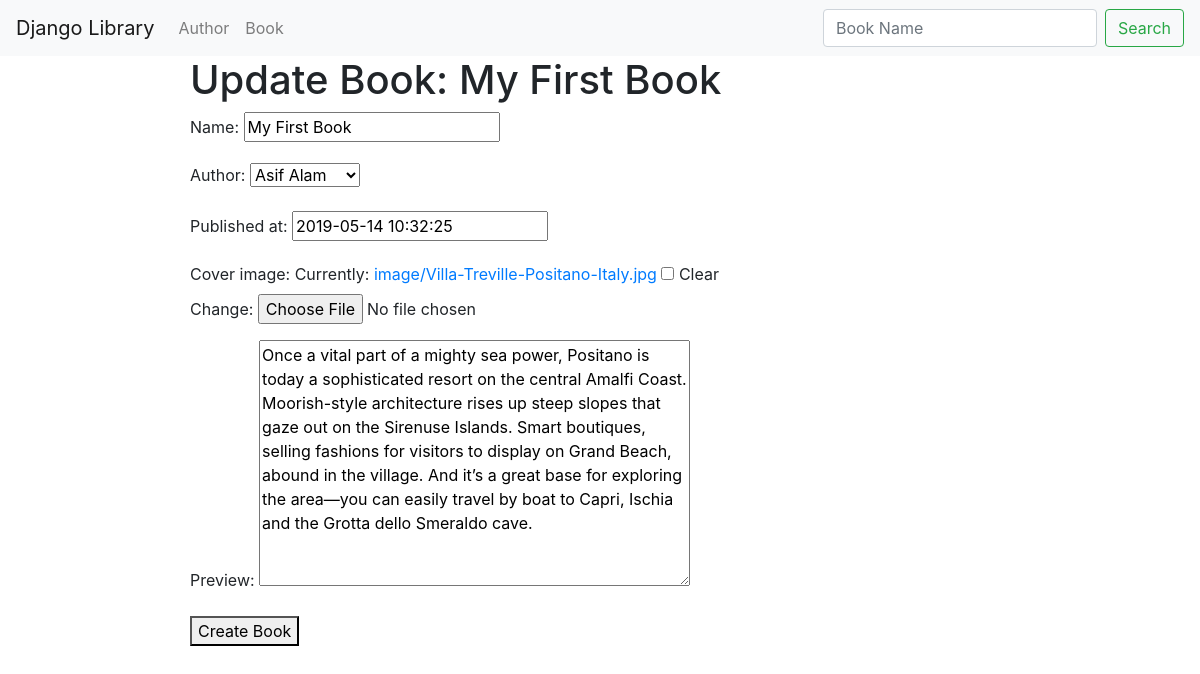
The page /books/1/edit (signed in) on the database its author committed.
### book/models.py (models this page shows, shortened)
class Book(models.Model):
    name = models.CharField(max_length=120)
    author = models.ForeignKey(Author, default=1, null=True, on_delete=models.SET_NULL)
    published_at = models.DateTimeField(auto_now=False, auto_now_add=False, null=True, blank=True)
    preview = models.TextField(null=True, blank=True)
    cover_image = models.ImageField(upload_to='image/', blank=True, null=True)
    user = models.ForeignKey(User, default=1, null=True, on_delete=models.SET_NULL)
    created_at = models.DateTimeField(auto_now_add=True)
    updated_at = models.DateTimeField(auto_now=True)
    objects = BookManager()
    class Meta:
        ordering = ['-created_at', '-updated_at']

### author/models.py (models this page shows, shortened)
class Author(models.Model):
    name = models.CharField(max_length=120)
    phone = models.CharField(unique=True, max_length=15)
    email = models.CharField(unique=True, max_length=120, validators=[validate_email])
    user = models.ForeignKey(User, default=1, null=True,
                             on_delete=models.SET_NULL)
    created_at = models.DateTimeField(auto_now_add=True)
    updated_at = models.DateTimeField(auto_now=True)
    def __str__(self):
        return self.name
    class Meta:
        ordering = ['-created_at', '-updated_at']

### book/views.py (the view)
# urls.py: path('books/<int:id>/edit', book_update),
@staff_member_required
def book_update(request, id):
    obj = get_object_or_404(Book, id=id)
    form = BookModelForm(request.POST or None, instance=obj)
    if form.is_valid():
        form.save()
    template_name = 'book/form.html'
    context = {"form": form, "title": f"Update Book: {obj.name}"}
    return render(request, template_name, context)

### book/forms.py
class BookModelForm(forms.ModelForm):
    class Meta:
        model = Book
        fields = ['name', 'author', 'published_at', 'cover_image', 'preview']

### book/models.py (called while the page is built)
    def get_queryset(self):
        return BookQuerySet(self.model, using=self._db)

### templates/book/form.html (shortened to what this page needs)
{% extends "base.html" %}
{% block content %}
{% if title %}
<h1>{{ title }}</h1>
{% endif %}
<form method="POST" action="{{request.path}}" enctype="multipart/form-data">
    {{ form.as_p }}
    <button type="submit">Create Book</button>
</form>
{% endblock %}

### templates/base.html (shortened to what this page needs)
<!DOCTYPE html>
<html lang="en">
  <head>
    <link
      rel="stylesheet"
      href="https://stackpath.bootstrapcdn.com/bootstrap/4.3.1/css/bootstrap.min.css"
    />
    <link rel="stylesheet" href="//code.jquery.com/ui/1.12.1/themes/base/jquery-ui.css">
    <link rel="stylesheet" href="/static/jquery_ui/jquery-ui.min.css">
  </head>
  <body>
    {% include 'navbar.html' %}
    <div class="container">
      <div class="row">
        <div class="col-12 mx-auto" style="max-width: 850px;">
          {% block content %} this content will be replaced {% endblock %}
        </div>
      </div>
    </div>
  </body>
</html>

### templates/navbar.html (shortened to what this page needs)
<nav class="navbar navbar-expand-lg navbar-light bg-light">
  <a class="navbar-brand" href="/">Django Library</a>
  <div class="collapse navbar-collapse" id="navbarSupportedContent">
    <ul class="navbar-nav mr-auto">
      <li class="nav-item">
        <a class="nav-link" href="/authors">Author</a>
      </li>
      <li class="nav-item">
        <a class="nav-link" href="/books">Book</a>
      </li>
    </ul>
    <form class="form-inline my-2 my-lg-0" action="/search/">
      <input class="form-control mr-sm-2" type="search" placeholder="Book Name" name="q" aria-label="Search">
      <button class="btn btn-outline-success my-2 my-sm-0" type="submit">Search</button>
    </form>
  </div>
</nav>

### rows shown on the page
Book: name "My First Book", author "Asif Alam", published_at "2019-05-14 10:32:25", preview "Once a vital part of a mighty sea power, Positano is today a sophisticated resort on the central Amalfi Coast. Moorish-style architecture rises up steep slopes that gaze out on the Sirenuse Islands. Smart boutiques, selling fashions for visitors to display on Grand Beach, abound in the village. And it’s a great base for exploring the area—you can easily travel by boat to Capri, Ischia and the Grotta dello Smeraldo cave."

### other values the page prints
{{ title }} "Update Book: My First Book"
